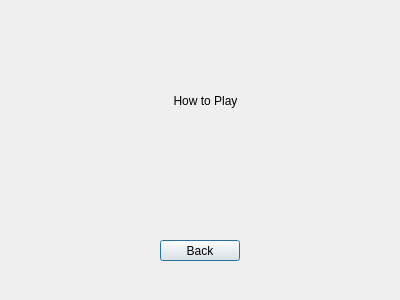
<?xml version="1.0" encoding="UTF-8"?>
<ui version="4.0">
 <class>howtoplay</class>
 <widget class="QDialog" name="howtoplay">
  <property name="geometry">
   <rect>
    <x>0</x>
    <y>0</y>
    <width>400</width>
    <height>300</height>
   </rect>
  </property>
  <property name="windowTitle">
   <string>Dialog</string>
  </property>
  <widget class="QLabel" name="label">
   <property name="geometry">
    <rect>
     <x>90</x>
     <y>30</y>
     <width>231</width>
     <height>141</height>
    </rect>
   </property>
   <property name="text">
    <string>How to Play</string>
   </property>
   <property name="alignment">
    <set>Qt::AlignCenter</set>
   </property>
  </widget>
  <widget class="QPushButton" name="backBtn">
   <property name="geometry">
    <rect>
     <x>160</x>
     <y>240</y>
     <width>80</width>
     <height>21</height>
    </rect>
   </property>
   <property name="text">
    <string>Back</string>
   </property>
  </widget>
 </widget>
 <resources/>
 <connections/>
</ui>
